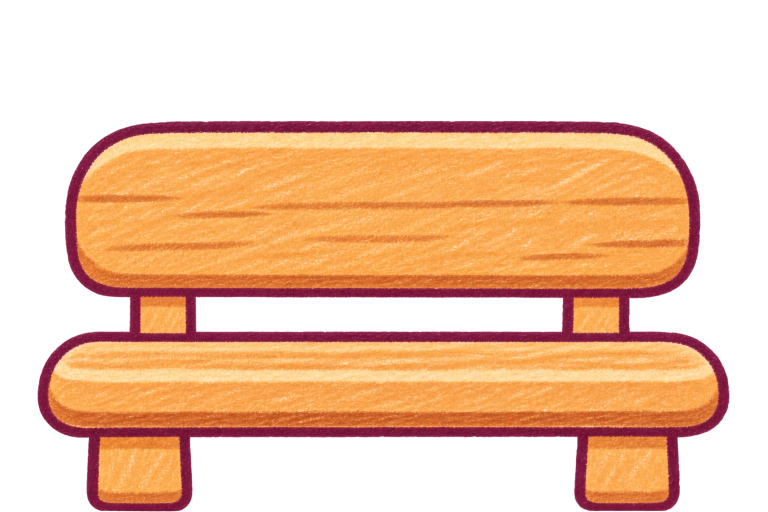
#> input picture assets/source/bench_drawing.png, 1536 x 1024 px, given in place of sky.png, which was not available (shown at 1/2 size)
$ python build_music_festival_background.py ../assets/source
#> lines starting #> are read from the running program, lines starting #| are printed output that depends on the picture; after the words box and inside, x2 and y2 are one past the last pixel; in counts of white or black regions, pixels touching at a corner belong together
#> in main, sky is the input picture: PIL image 1536x1024 RGBA; mean R, G, B, A 114.9, 72.2, 43.3, 126.5
#!/usr/bin/env python3
"""Normalize the stage 03 parallax layers and build a static review preview."""

from __future__ import annotations

import argparse
from pathlib import Path

import numpy as np
from PIL import Image
from scipy import ndimage


def clean_layer(path: Path, minimum_area: int = 900) -> Image.Image:
#> called with minimum_area = 900
    pixels = np.asarray(Image.open(path).convert("RGBA")).copy()
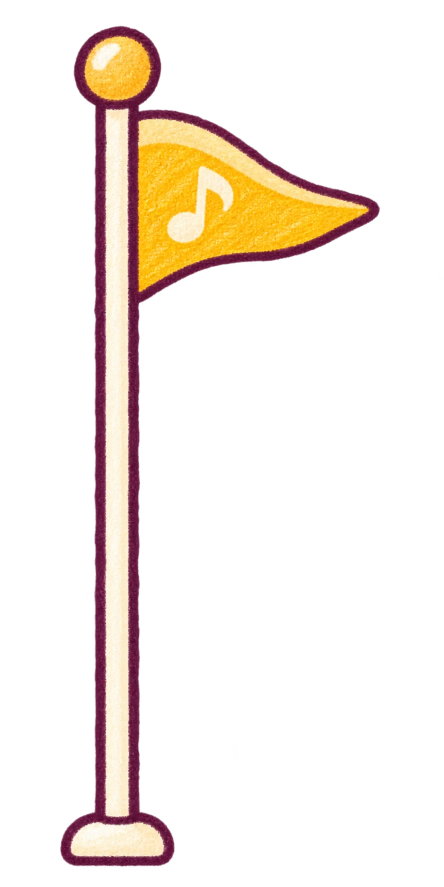
#> input picture assets/source/cue_flag_drawing.png, 887 x 1774 px, given in place of city_far.png, which was not available (shown at 1/2 size)
#> pixels is the input picture: shape (1774, 887, 4); mean R, G, B, A 35.5, 26.3, 19.2, 43.2
    alpha = pixels[..., 3]
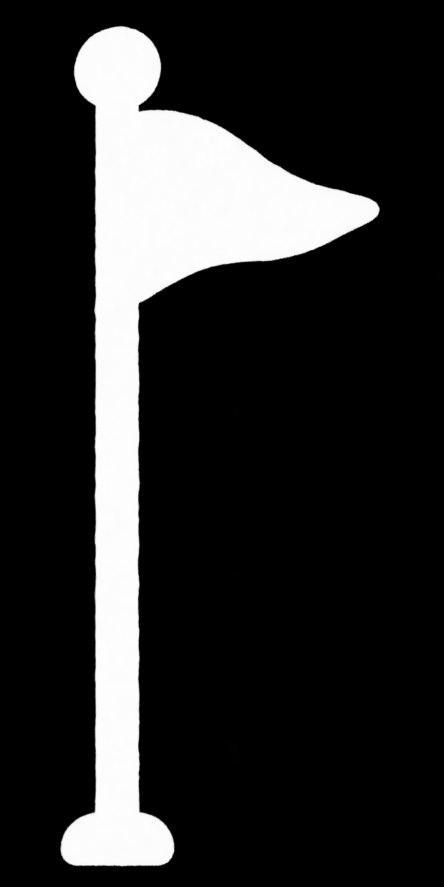
#> alpha: shape (1774, 887) (shown at 1/2 size); min 0, max 255, mean 43.2
    labels, _ = ndimage.label(alpha >= 20)
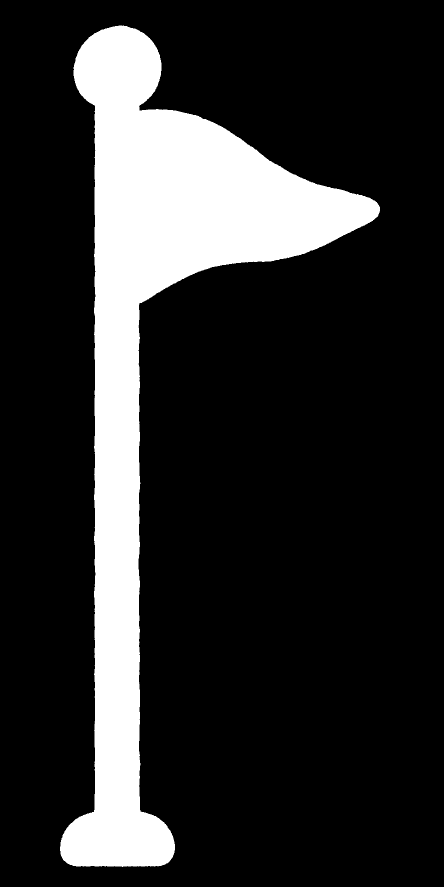
#> labels: shape (1774, 887) int32 (shown at 1/2 size); values 0 (black) and 1 (white), 17.5% white; 1 white region, box (x1, y1, x2, y2) and area: (120, 51, 760, 1734) 275381
    sizes = np.bincount(labels.ravel())
#> sizes = [1298157, 275381]
    keep_ids = np.flatnonzero(sizes >= minimum_area)
#> keep_ids = [0, 1]
    keep_ids = keep_ids[keep_ids != 0]
#> keep_ids = [1]
    keep = np.isin(labels, keep_ids)
    keep = ndimage.binary_dilation(keep, iterations=2)
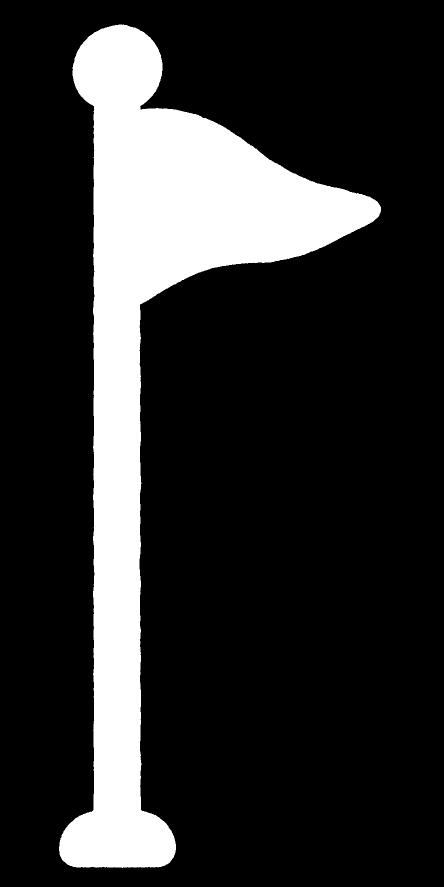
#> keep: shape (1774, 887) bool (shown at 1/2 size); 18% white; 1 white region, box (x1, y1, x2, y2) and area: (118, 49, 762, 1736) 283957
    pixels[..., 3] = np.where(keep, alpha, 0)
#> pixels: shape (1774, 887, 4); 0.52% of pixels changed, all inside (x1, y1, x2, y2) = (0, 48, 887, 1751)
    image = Image.fromarray(pixels, "RGBA")
    image.save(path, optimize=True)
    return image


def fit_bottom(image: Image.Image, canvas: tuple[int, int], height_fraction: float,
               opacity: float) -> Image.Image:
    target_h = int(canvas[1] * height_fraction)
    target_w = round(image.width * target_h / image.height)
    layer = image.resize((target_w, target_h), Image.Resampling.LANCZOS)
    if opacity < 1.0:
        layer.putalpha(layer.getchannel("A").point(lambda value: round(value * opacity)))
    out = Image.new("RGBA", canvas)
    x = (canvas[0] - target_w) // 2
    out.alpha_composite(layer, (x, canvas[1] - target_h))
    return out


def main() -> None:
    parser = argparse.ArgumentParser()
    parser.add_argument("folder", type=Path)
    parser.add_argument("--preview", type=Path)
    args = parser.parse_args()

    sky = Image.open(args.folder / "sky.png").convert("RGBA")
    layers = {
        "city_far.png": clean_layer(args.folder / "city_far.png"),
        "festival_mid.png": clean_layer(args.folder / "festival_mid.png"),
        "festival_near.png": clean_layer(args.folder / "festival_near.png"),
    }
    sky.convert("RGB").save(args.folder / "sky.png", optimize=True)

    if args.preview is not None:
        preview = sky.copy()
        preview.alpha_composite(fit_bottom(layers["city_far.png"], sky.size, 0.60, 0.82))
        preview.alpha_composite(fit_bottom(layers["festival_mid.png"], sky.size, 0.50, 0.80))
        preview.alpha_composite(fit_bottom(layers["festival_near.png"], sky.size, 0.24, 0.82))
        preview.convert("RGB").save(args.preview, quality=92)


if __name__ == "__main__":
#> (the run stopped early here; a loop or call above may not have finished)
